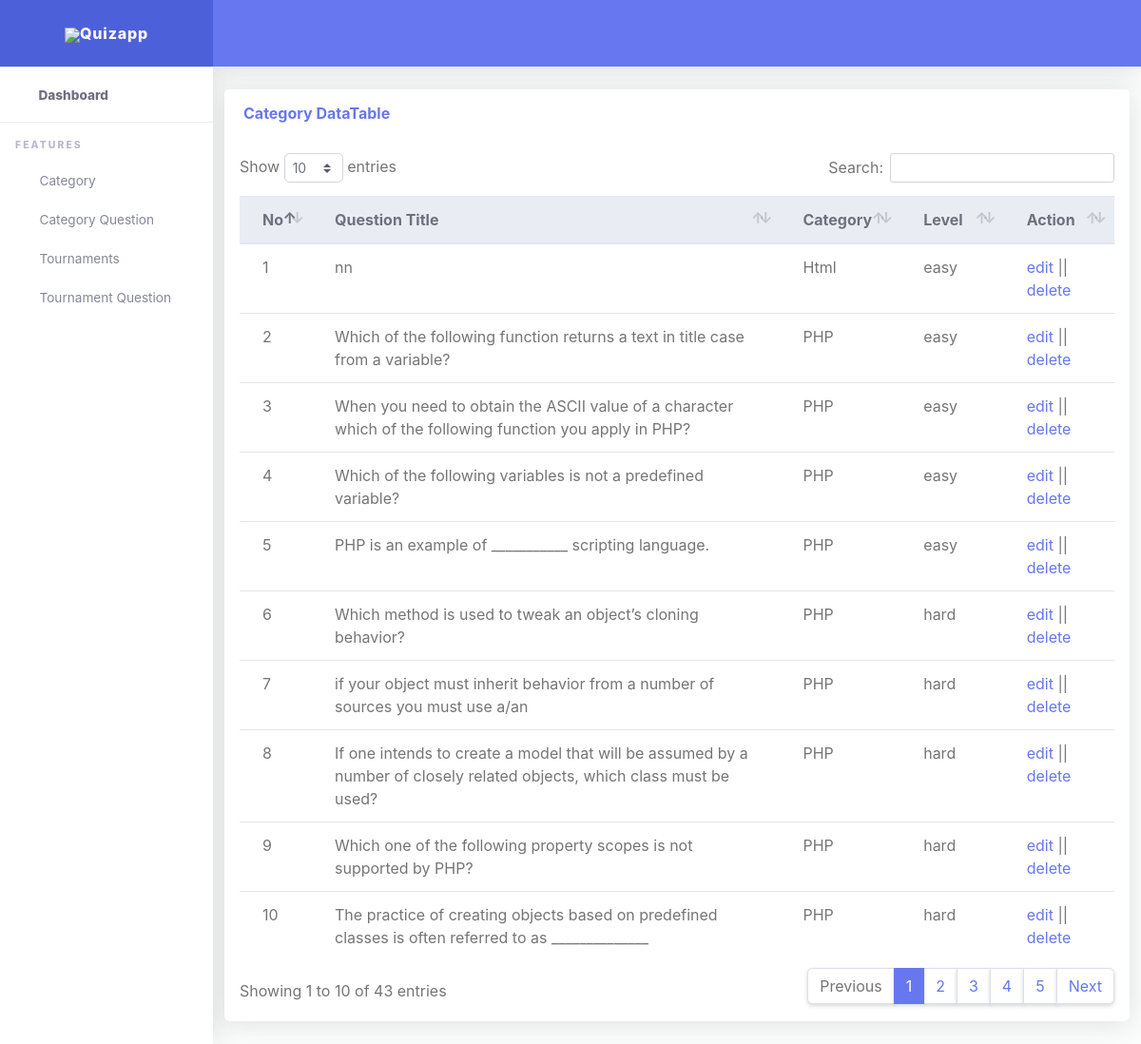
Page /superadmin/manage-category-question/ on the committed database.
### App_Quiz/models.py (models this page shows, shortened)
class Question(models.Model):
    category=   models.ForeignKey(Categoty,on_delete=models.CASCADE)
    title   =   models.CharField(max_length=300,blank=False)
    level   =   models.CharField(choices=QUESTION_LEVEL,max_length=20,blank=False,default='easy')
    option1 =   models.CharField(max_length=150,blank=False)
    option2 =   models.CharField(max_length=150,blank=False)
    option3 =   models.CharField(max_length=150,blank=False)
    option4 =   models.CharField(max_length=150,blank=False)
    answer  =   models.CharField(max_length=150,blank=False)
    hints   =   models.TextField(blank=False,default="this is hint's of this answer")
    read_at = models.ManyToManyField(User, related_name="read_at", blank=True)

class Categoty(models.Model):
    name    =   models.CharField(max_length=100,blank=False)
    total_time = models.IntegerField(default=3)
    description     =   models.TextField(max_length=300,blank=False)
    photo   =models.ImageField(upload_to="categoy images/",default='product1.jpg')
    userlist=models.ForeignKey(User,on_delete=models.CASCADE,blank=True,null=True)

### App_Superadmin/views.py (the view)
# urls.py: path('manage-category-question/', views.ManageCategoryQuestion, name='manage-category-question'),
def ManageCategoryQuestion(request):
    allquestion = Question.objects.all().order_by("-id")
    context = {
        'question': allquestion,
    }
    return render(request, 'App_Superadmin/managequestion.html', context)

### templates/App_Superadmin/managequestion.html
{% extends 'App_Superadmin/base.html' %}
{% block content %}
                      <div class="col-lg-12">
              <div class="card mb-4">
                <div class="card-header py-3 d-flex flex-row align-items-center justify-content-between">
                  <h6 class="m-0 font-weight-bold text-primary">Category DataTable</h6>
                </div>
                <div class="table-responsive p-3">
                  <table class="table align-items-center table-flush table-hover" id="dataTableHover">
                    <thead class="thead-light">
                         <tr>
                        <th>No</th>
                        <th>Question Title</th>
                        <th>Category</th>
                        <th>Level</th>
                        <th>Action</th>
                      </tr>
                    </thead>
                    <tbody>
                    {% for i in question %}
                      <tr>
                        <td>{{ forloop.counter }}</td>
                        <td>{{ i.title }}</td>
                        <td>{{ i.category.name }}</td>
                       <td>{{ i.level }}</td>
                        <td>
                            <a href="{% url 'App_Superadmin:update-category-question' i.id%}">edit</a> ||
                            <a href="{% url 'App_Superadmin:delete-category-question' i.id %}" onclick="return confirm('Are you sure you want to delete this item?');">delete</a>
                        </td>
                      </tr>
                    {% endfor %}
                    </tbody>
                  </table>
                </div>
              </div>
            </div>
{% endblock %}

### templates/App_Superadmin/base.html (shortened to what this page needs)
<!DOCTYPE html>
<html lang="en">
{% load static %}
<head>
  <link href="{% static 'superadmin/vendor/fontawesome-free/css/all.min.css' %}" rel="stylesheet" type="text/css">
  <link href="{% static 'superadmin/vendor/bootstrap/css/bootstrap.min.css' %}" rel="stylesheet" type="text/css">
  <link href="{% static 'superadmin/css/ruang-admin.min.css' %}" rel="stylesheet">
  <link href="{% static 'superadmin/vendor/datatables/dataTables.bootstrap4.min.css' %}" rel="stylesheet">
    <link href="{% static 'superadmin/vendor/select2/dist/css/select2.min.css' %}" rel="stylesheet" type="text/css">
</head>
<body id="page-top">
  <div id="wrapper">
    <ul class="navbar-nav sidebar sidebar-light accordion" id="accordionSidebar">
      <a class="sidebar-brand d-flex align-items-center justify-content-center" href="{% url 'App_Quiz:home' %}">
        <div class="sidebar-brand-icon">
          <img src="{% static 'images/home/logo.png' %}">
        </div>
        Quizapp
      </a>
      <hr class="sidebar-divider my-0">
      <li class="nav-item active">
        <a class="nav-link" href="{% url 'App_Superadmin:dashboard' %}">
          <i class="fas fa-fw fa-tachometer-alt"></i>
          <span>Dashboard</span></a>
      </li>
      <hr class="sidebar-divider">
      <div class="sidebar-heading">
        Features
      </div>
      <li class="nav-item">
        <a class="nav-link collapsed" href="#" data-toggle="collapse" data-target="#collapseBootstrap"
          aria-expanded="true" aria-controls="collapseBootstrap">
          <i class="far fa-fw fa-window-maximize"></i>
          <span>Category</span>
        </a>
      </li>
      <li class="nav-item">
        <a class="nav-link collapsed" href="#" data-toggle="collapse" data-target="#collapseForm" aria-expanded="true"
          aria-controls="collapseForm">
          <i class="fab fa-fw fa-wpforms"></i>
          <span>Category Question</span>
        </a>
      </li>
      <li class="nav-item">
        <a class="nav-link collapsed" href="#" data-toggle="collapse" data-target="#collapseTable" aria-expanded="true"
          aria-controls="collapseTable">
          <i class="fas fa-fw fa-table"></i>
          <span>Tournaments</span>
        </a>
      </li>
      <li class="nav-item">
        <a class="nav-link collapsed" href="#" data-toggle="collapse" data-target="#collapsea" aria-expanded="true"
          aria-controls="collapseForm">
          <i class="fab fa-fw fa-wpforms"></i>
          <span>Tournament Question</span>
        </a>
      </li>
    </ul>
    <div id="content-wrapper" class="d-flex flex-column">
      <div id="content">
        <nav class="navbar navbar-expand navbar-light bg-navbar topbar mb-4 static-top">
          <button id="sidebarToggleTop" class="btn btn-link rounded-circle mr-3">
            <i class="fa fa-bars"></i>
          </button>
        </nav>
       {% block content %}
       {% endblock %}
      </div>
    </div>
  </div>
</body>
</html>

### rows in the picture
Question: title "nn", category.name "Html", level "easy"
Question: title "Which of the following function returns a text in title case from a variable?", category.name "PHP", level "easy"
Question: title "When you need to obtain the ASCII value of a character which of the following function you apply in PHP?", category.name "PHP", level "easy"
Question: title "Which of the following variables is not a predefined variable?", category.name "PHP", level "easy"
Question: title "PHP is an example of ___________ scripting language.", category.name "PHP", level "easy"
Question: title "Which method is used to tweak an object’s cloning behavior?", category.name "PHP", level "hard"
Question: title "if your object must inherit behavior from a number of sources you must use a/an", category.name "PHP", level "hard"
Question: title "If one intends to create a model that will be assumed by a number of closely related objects, which class must be used?", category.name "PHP", level "hard"
Question: title "Which one of the following property scopes is not supported by PHP?", category.name "PHP", level "hard"
Question: title "The practice of creating objects based on predefined classes is often referred to as ______________", category.name "PHP", level "hard"
